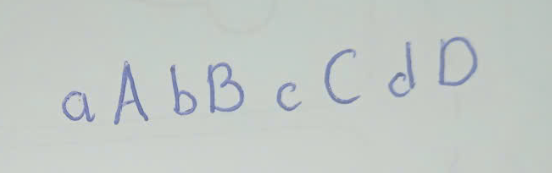
#> input picture demos/handwritten-digits-knn/data/my_samples/eight-characters.png, 552 x 173 px
$ python -i contrast_experiment.py   (imports and definitions only)
#> lines starting #> are read from the running program, lines starting #| are printed output that depends on the picture; after the words box and inside, x2 and y2 are one past the last pixel; in counts of white or black regions, pixels touching at a corner belong together
### demos/handwritten-digits-knn/preprocessing.py
"""Chuẩn hóa ảnh EMNIST và ảnh ký tự do người dùng cung cấp."""

from pathlib import Path

import numpy as np
from PIL import Image, UnidentifiedImageError

from config import IMAGE_HEIGHT, IMAGE_WIDTH


def load_grayscale_image(image_path: Path) -> np.ndarray:
    """Đọc ảnh, ghép alpha lên nền trắng và trả mảng grayscale uint8."""
    try:
        with Image.open(image_path) as source:
            if "A" in source.getbands():
                rgba = source.convert("RGBA")
                white_background = Image.new("RGBA", rgba.size, (255, 255, 255, 255))
                grayscale = Image.alpha_composite(white_background, rgba).convert("L")
            else:
                grayscale = source.convert("L")
    except (OSError, UnidentifiedImageError) as error:
        raise ValueError(f"Không thể đọc ảnh ký tự '{image_path}': {error}") from error
    pixels = np.asarray(grayscale, dtype=np.uint8)
    if pixels.ndim != 2 or not pixels.size:
        raise ValueError("Ảnh đầu vào không có pixel.")
    return pixels


# [43 lines left out: functions orient_emnist_images, grayscale_images_to_vectors, dataset_images_to_vectors, dataset_images_to_canonical, not called in this run]


def preprocess_character_image(image_path: Path) -> tuple[np.ndarray, np.ndarray]:
    """Chuẩn hóa một ký tự để có cùng chiều và biểu diễn pixel như EMNIST."""
    return preprocess_character_image_array(load_grayscale_image(image_path))


# [126 lines left out: functions preprocess_character_image_array, normalize_glyph, preprocess_character_image_array_legacy, not called in this run]

### demos/handwritten-digits-knn/line_recognition.py
"""Tách và nhận diện ký tự trên một dòng bằng xử lý ảnh truyền thống."""

from __future__ import annotations

import csv
from dataclasses import dataclass
from pathlib import Path

import numpy as np
from PIL import Image, ImageDraw, ImageFilter

from knn import ManualKNN
from preprocessing import load_grayscale_image, preprocess_character_image_array


@dataclass(frozen=True)
class LineRecognitionResult:
    """Kết quả một dòng cùng các khung ký tự theo thứ tự đọc."""

    text: str
    boxes: tuple[tuple[int, int, int, int], ...]
    region_predictions: tuple[str, ...] = ()


def _remove_horizontal_rules(mask: np.ndarray) -> np.ndarray:
    cleaned = mask.copy()
    minimum_run = max(24, int(mask.shape[1] * 0.6))
    row_runs: dict[int, list[tuple[int, int]]] = {}
    for row_index, row in enumerate(mask):
        if int(row.sum()) < max(18, int(mask.shape[1] * 0.25)):
            continue
        padded = np.pad(row.astype(np.int8), (1, 1))
        changes = np.diff(padded)
        starts = np.flatnonzero(changes == 1)
        ends = np.flatnonzero(changes == -1)
        long_runs = [
            (int(start), int(end))
            for start, end in zip(starts, ends)
            if end - start >= minimum_run
        ]
        if long_runs:
            row_runs[row_index] = long_runs

    candidate_rows = sorted(row_runs)
    groups: list[list[int]] = []
    for row_index in candidate_rows:
        if not groups or row_index > groups[-1][-1] + 1:
            groups.append([row_index])
        else:
            groups[-1].append(row_index)

    for group in groups:
        if len(group) > 2:
            continue
        for row_index in group:
            for start, end in row_runs[row_index]:
                cleaned[row_index, start:end] = False
    return cleaned


def _remove_repeated_edge_artifacts(mask: np.ndarray) -> np.ndarray:
    """Bỏ các vạch mảnh lặp sát mép; giữ nguyên nét đơn lẻ chưa rõ là nhiễu."""
    height, width = mask.shape
    edge_band = max(4, int(width * 0.02))
    maximum_stroke_width = max(2, int(np.ceil(width * 0.01)))
    minimum_stroke_height = max(4, int(height * 0.03))
    maximum_stroke_height = max(minimum_stroke_height, int(height * 0.15))
    maximum_x_difference = max(2, int(width * 0.005))
    candidates: dict[str, list[tuple[int, int, int, int, int]]] = {
        "left": [],
        "right": [],
    }

    for component in _connected_components(mask):
        x0, y0, x1, y1, _ = component
        component_width = x1 - x0
        component_height = y1 - y0
        if not (
            component_width <= maximum_stroke_width
            and minimum_stroke_height <= component_height <= maximum_stroke_height
        ):
            continue
        if x0 <= edge_band:
            candidates["left"].append(component)
        elif width - x1 <= edge_band:
            candidates["right"].append(component)

    removed: list[tuple[int, int, int, int, int]] = []
    for side, components in candidates.items():
        components.sort(key=lambda item: (item[0], item[1]))
        groups: list[list[tuple[int, int, int, int, int]]] = []
        for component in components:
            x_center = (component[0] + component[2]) / 2
            if not groups or abs(
                x_center
                - (groups[-1][-1][0] + groups[-1][-1][2]) / 2
            ) > maximum_x_difference:
                groups.append([component])
            else:
                groups[-1].append(component)

        for group in groups:
            y_positions = [component[1] for component in group]
            y_ends = [component[3] for component in group]
            repeated_over_line = (
                len(group) >= 4
                and max(y_ends) - min(y_positions) >= height * 0.25
            )
            if repeated_over_line:
                removed.extend(group)

    cleaned = mask.copy()
    for x0, y0, x1, y1, _ in removed:
        cleaned[y0:y1, x0:x1] = False
    return cleaned


def _otsu_threshold(image: np.ndarray) -> int:
    histogram = np.bincount(image.ravel(), minlength=256).astype(np.float64)
    total = image.size
    weighted_total = float(np.dot(np.arange(256), histogram))
    background_weight = 0.0
    background_sum = 0.0
    best_variance = -1.0
    threshold = 0
    for value in range(256):
        background_weight += histogram[value]
        if background_weight == 0:
            continue
        foreground_weight = total - background_weight
        if foreground_weight == 0:
            break
        background_sum += value * histogram[value]
        mean_background = background_sum / background_weight
        mean_foreground = (weighted_total - background_sum) / foreground_weight
        variance = background_weight * foreground_weight * (
            mean_background - mean_foreground
        ) ** 2
        if variance > best_variance:
            best_variance = variance
            threshold = value
    return threshold


def _foreground_mask(image: np.ndarray) -> np.ndarray:
    border = np.concatenate((image[0], image[-1], image[:, 0], image[:, -1]))
    contrast = 255 - image if float(np.median(border)) > 127 else image.copy()
    background_radius = max(3.0, min(image.shape) * 0.04)
    background = np.asarray(
        Image.fromarray(contrast).filter(
            ImageFilter.GaussianBlur(radius=background_radius)
        ),
        dtype=np.int16,
    )
    foreground_intensity = contrast.astype(np.int16) - background
    if int(foreground_intensity.max()) <= 8:
        return np.zeros_like(image, dtype=bool)

    corrected = np.clip(
        foreground_intensity + int(np.median(background)), 0, 255
    ).astype(np.uint8)
    threshold = max(8, _otsu_threshold(corrected))
    mask = _remove_horizontal_rules(corrected > threshold)
    return _remove_repeated_edge_artifacts(mask)


def _connected_components(mask: np.ndarray) -> list[tuple[int, int, int, int, int]]:
    height, width = mask.shape
    visited = np.zeros_like(mask, dtype=bool)
    components: list[tuple[int, int, int, int, int]] = []
    min_area = max(2, int(mask.size * 0.00002))

    for start_y, start_x in zip(*np.where(mask & ~visited)):
        if visited[start_y, start_x]:
            continue
        stack = [(int(start_y), int(start_x))]
        visited[start_y, start_x] = True
        min_x = max_x = int(start_x)
        min_y = max_y = int(start_y)
        area = 0
        while stack:
            y, x = stack.pop()
            area += 1
            min_x = min(min_x, x)
            max_x = max(max_x, x)
            min_y = min(min_y, y)
            max_y = max(max_y, y)
            for neighbor_y in range(max(0, y - 1), min(height, y + 2)):
                for neighbor_x in range(max(0, x - 1), min(width, x + 2)):
                    if mask[neighbor_y, neighbor_x] and not visited[neighbor_y, neighbor_x]:
                        visited[neighbor_y, neighbor_x] = True
                        stack.append((neighbor_y, neighbor_x))
        if area >= min_area:
            components.append((min_x, min_y, max_x + 1, max_y + 1, area))
    return components


def _merge_detached_dots(
    components: list[tuple[int, int, int, int, int]],
) -> list[tuple[int, int, int, int]]:
    if len(components) < 2:
        return [component[:4] for component in components]

    heights = np.asarray([y1 - y0 for _, y0, _, y1, _ in components])
    areas = np.asarray([area for _, _, _, _, area in components])
    initial_height = float(np.median(heights))
    initial_area = float(np.median(areas))
    body_indices = [
        index
        for index, (height, area) in enumerate(zip(heights, areas))
        if height >= initial_height * 0.5 and area >= initial_area * 0.2
    ]
    if not body_indices:
        body_indices = list(range(len(components)))
    median_height = float(np.median(heights[body_indices]))
    median_area = float(np.median(areas[body_indices]))
    merged_components = [list(component[:4]) for component in components]
    consumed: set[int] = set()

    for dot_index, (x0, y0, x1, y1, area) in enumerate(components):
        dot_width = x1 - x0
        dot_height = y1 - y0
        if dot_height > median_height * 0.45 or area > median_area * 0.35:
            continue
        candidates: list[tuple[float, int]] = []
        dot_center = (x0 + x1) / 2
        for body_index, (body_x0, body_y0, body_x1, body_y1, body_area) in enumerate(
            components
        ):
            if body_index == dot_index or body_index in consumed or body_y0 < y1:
                continue
            body_height = body_y1 - body_y0
            if body_height < median_height * 0.55 or body_area <= area:
                continue
            gap = body_y0 - y1
            body_center = (body_x0 + body_x1) / 2
            horizontal_distance = abs(dot_center - body_center)
            if gap > median_height * 0.8:
                continue
            if horizontal_distance > max(dot_width, body_x1 - body_x0) * 0.75 + 1:
                continue
            candidates.append((gap + horizontal_distance, body_index))
        if candidates:
            _, body_index = min(candidates)
            body = merged_components[body_index]
            body[0] = min(body[0], x0)
            body[1] = min(body[1], y0)
            body[2] = max(body[2], x1)
            body[3] = max(body[3], y1)
            consumed.add(dot_index)

    kept: list[tuple[int, int, int, int]] = []
    for index, component in enumerate(merged_components):
        if index in consumed:
            continue
        x0, y0, x1, y1 = component
        height = y1 - y0
        width = x1 - x0
        area = components[index][4]
        is_speck = (
            area <= max(4, median_area * 0.025)
            and height <= median_height * 0.18
            and width <= median_height * 0.18
        )
        could_be_detached_dot = any(
            body_index != index
            and components[body_index][1] >= y1
            and components[body_index][3] - components[body_index][1]
            >= median_height * 0.55
            and components[body_index][1] - y1 <= median_height * 1.2
            and abs(
                (x0 + x1) / 2
                - (components[body_index][0] + components[body_index][2]) / 2
            )
            <= max(width, components[body_index][2] - components[body_index][0])
            for body_index in body_indices
        )
        if not is_speck or could_be_detached_dot:
            kept.append(tuple(component))
    return kept


def _split_at_clear_valleys(
    mask: np.ndarray,
    boxes: list[tuple[int, int, int, int]],
) -> list[tuple[int, int, int, int]]:
    if not boxes:
        return boxes
    median_height = float(np.median([y1 - y0 for _, y0, _, y1 in boxes]))
    median_width = (
        float(np.median([x1 - x0 for x0, _, x1, _ in boxes]))
        if len(boxes) > 1
        else median_height * 0.75
    )
    split_boxes: list[tuple[int, int, int, int]] = []
    for x0, y0, x1, y1 in boxes:
        width = x1 - x0
        height = y1 - y0
        if width < median_width * 1.5 or width < height * 1.05:
            split_boxes.append((x0, y0, x1, y1))
            continue
        projection = mask[y0:y1, x0:x1].sum(axis=0)
        lower = max(1, int(height * 0.12))
        upper = max(lower + 1, int(height * 0.35))
        candidates = np.arange(lower, max(lower + 1, width - upper))
        if candidates.size == 0:
            split_boxes.append((x0, y0, x1, y1))
            continue
        valley = int(candidates[np.argmin(projection[candidates])])
        valley_limit = max(1, int(height * 0.1))
        if projection[valley] > valley_limit:
            split_boxes.append((x0, y0, x1, y1))
            continue
        if projection[:valley].sum() < mask[y0:y1, x0:x1].sum() * 0.15:
            split_boxes.append((x0, y0, x1, y1))
            continue
        if projection[valley + 1 :].sum() < mask[y0:y1, x0:x1].sum() * 0.15:
            split_boxes.append((x0, y0, x1, y1))
            continue
        split_boxes.extend(
            ((x0, y0, x0 + valley, y1), (x0 + valley, y0, x1, y1))
        )
    return split_boxes


def _analyze_line(
    image: np.ndarray,
) -> tuple[np.ndarray, tuple[tuple[int, int, int, int], ...]]:
    if image.ndim != 2 or image.size == 0:
        raise ValueError("Ảnh dòng phải là mảng grayscale 2D không rỗng.")
    mask = _foreground_mask(image)
    components = _connected_components(mask)
    boxes = _merge_detached_dots(components)
    boxes = _split_at_clear_valleys(mask, boxes)
    return mask, tuple(sorted(boxes, key=lambda box: (box[0], box[1])))


def segment_line(image: np.ndarray) -> tuple[tuple[int, int, int, int], ...]:
    """Tìm bounding boxes ký tự, theo tọa độ ảnh và thứ tự trái sang phải."""
    _, boxes = _analyze_line(image)
    return boxes


# [119 lines left out: functions _padded_crop, crop_line_regions, save_segmentation_debug, recognize_line, not called in this run]

### demos/handwritten-digits-knn/results/eight-characters-diagnosis/contrast_experiment.py
"""Compare current glyph vectors with per-glyph peak normalization."""

from __future__ import annotations

import csv
import json
import sys
from pathlib import Path

import numpy as np
from PIL import Image, ImageDraw

DEMO_DIR = Path(__file__).resolve().parents[2]
sys.path.insert(0, str(DEMO_DIR))

from app import load_demo_model
from config import DATA_DIR
from line_recognition import _padded_crop, load_grayscale_image, segment_line
from preprocessing import preprocess_character_image_array


IMAGE_PATH = DEMO_DIR / "data" / "my_samples" / "eight-characters.png"
OUTPUT_DIR = Path(__file__).resolve().parent / "contrast-experiment"
EXPECTED = "aAbBcCdD"
K = 9


def _class_id_for_character(mapping: dict[int, str], character: str) -> int:
    return next(class_id for class_id, value in mapping.items() if value == character)


# [21 lines left out: functions _diagnose_variant, _expected_class_rank, not called in this run]


def main() -> None:
    OUTPUT_DIR.mkdir(parents=True, exist_ok=True)
    image = load_grayscale_image(IMAGE_PATH)
#> in load_grayscale_image, source is the input picture: PIL image 552x173 RGBA; mean R, G, B, A 194.6, 201, 197.4, 255
#> in load_grayscale_image, `grayscale = Image.alpha_composite(white_background, rgba).convert("L")`:
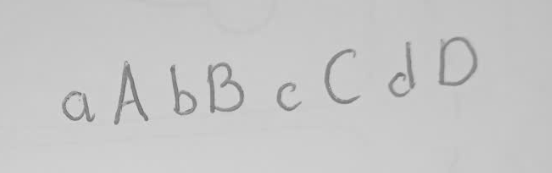
#> grayscale: PIL image 552x173 L; min 110, max 214, mean 198.8
    boxes = segment_line(image)
#> in _foreground_mask, `border = np.concatenate((image[0], image[-1], image[:, 0], image[:, -1..`: border = 1450 values, max 209 at index 650, min 191 at index 139, mean 200.1
#> in _foreground_mask, `contrast = 255 - image if float(np.median(border)) > 127 else image.co..`:
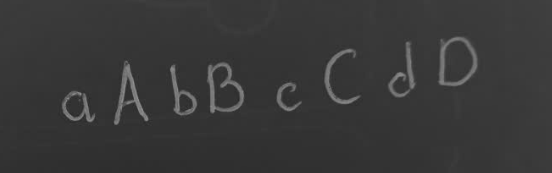
#> contrast: shape (173, 552); min 41, max 145, mean 56.2
#> in _foreground_mask, `background = np.asarray( Image.fromarray(contrast).filter( ImageFilter..`:
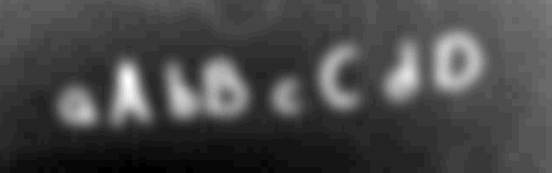
#> background: shape (173, 552) int16; min 46, max 82, mean 56.2; drawn with min black and max white
#> in _foreground_mask, `foreground_intensity = contrast.astype(np.int16) - background`:
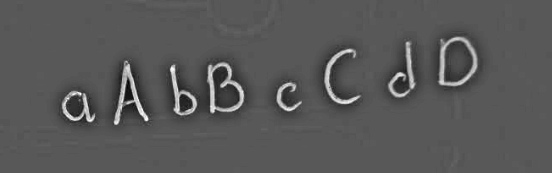
#> foreground_intensity: shape (173, 552) int16; min -39, max 74, mean 0; drawn with min black and max white
#> in _otsu_threshold, `histogram = np.bincount(image.ravel(), minlength=256).astype(np.float64)`: histogram = 256 values, max 59146 at index 56, min 0 at index 0, mean 373
#> in _otsu_threshold, `weighted_total = float(np.dot(np.arange(256), histogram))`: weighted_total = 5348913
#> the loop in _otsu_threshold, `for value in range(256):` made 131 passes
#> (background_weight, foreground_weight, background_sum, mean_background, mean_foreground, variance, best_variance) on passes 18, 20, 21, 23: (1, 95495, 17, 17, 56.01, 145339637.5, 145339637.5), (2, 95494, 36, 18, 56.01, 275971078.8, 275971078.8), (4, 95492, 76, 19, 56.01, 523294621.2, 523294621.2), (6, 95490, 120, 20, 56.01, 743114851, 743114851)
#> after the loop in _otsu_threshold, `for value in range(256):`: background_sum = 5348523; background_weight = 95496; best_variance = 6e+11; threshold = 76
#> in _remove_horizontal_rules, `cleaned = mask.copy()`:
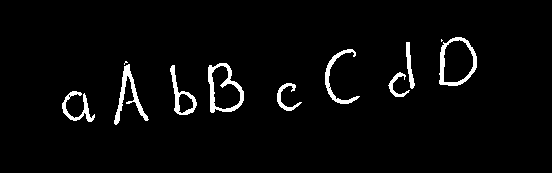
#> cleaned: shape (173, 552) bool; 3.4% white; 11 white regions (2 under 20 px), largest, box (x1, y1, x2, y2) and area: (208, 63, 244, 113) 576, (439, 37, 477, 86) 509, (114, 64, 149, 125) 508
#> after the loop in _remove_horizontal_rules, `for row_index, row in enumerate(mask):`: row_runs = 0 items
#> in _remove_horizontal_rules, `candidate_rows = sorted(row_runs)`: candidate_rows = []
#> in _connected_components, `height, width = mask.shape`: height = 173; width = 552
#> in _connected_components, `min_area = max(2, int(mask.size * 0.00002))`: min_area = 2
#> the loop in _remove_repeated_edge_artifacts, `for component in _connected_components(mask):` made 11 passes
#> (component, x0, y0, x1, y1, component_width, component_height) on passes 1 to 8: ((439, 37, 477, 86, 509), 439, 37, 477, 86, 38, 49), ((441, 39, 443, 42, 4), 441, 39, 443, 42, 2, 3), ((406, 42, 415, 89, 195), 406, 42, 415, 89, 9, 47), ((325, 49, 360, 104, 381), 325, 49, 360, 104, 35, 55), ((124, 61, 128, 65, 7), 124, 61, 128, 65, 4, 4), ((208, 63, 244, 113, 576), 208, 63, 244, 113, 36, 50), ((114, 64, 149, 125, 508), 114, 64, 149, 125, 35, 61), ((170, 65, 197, 115, 359), 170, 65, 197, 115, 27, 50)
#> after the loop in _remove_repeated_edge_artifacts, `for side, components in candidates.items():`: removed = []
#> the loop in _connected_components (call 2), `for start_y, start_x in zip(*np.where(mask & ~visited)):` made 3242 passes
#> (start_y, start_x) on passes 2 to 4: (37, 456), (37, 457), (37, 458)
#> in _analyze_line, `components = _connected_components(mask)`: components = 11 items, first 6: (439, 37, 477, 86, 509), (441, 39, 443, 42, 4), (406, 42, 415, 89, 195), (325, 49, 360, 104, 381), (124, 61, 128, 65, 7), (208, 63, 244, 113, 576)
#> in _merge_detached_dots, `heights = np.asarray([y1 - y0 for _, y0, _, y1, _ in components])`: heights = [49, 3, 47, 55, 4, 50, 61, 50, 25, 28, 31]
#> in _merge_detached_dots, `areas = np.asarray([area for _, _, _, _, area in components])`: areas = [509, 4, 195, 381, 7, 576, 508, 359, 165, 211, 327]
#> in _merge_detached_dots, `initial_height = float(np.median(heights))`: initial_height = 47
#> in _merge_detached_dots, `initial_area = float(np.median(areas))`: initial_area = 327
#> in _merge_detached_dots, `body_indices = [ index for index, (height, area) in enumerate(zip(heig..`: body_indices = [0, 2, 3, 5, 6, 7, 8, 9, 10]
#> in _merge_detached_dots, `median_height = float(np.median(heights[body_indices]))`: median_height = 49
#> in _merge_detached_dots, `median_area = float(np.median(areas[body_indices]))`: median_area = 359
#> in _merge_detached_dots, `merged_components = [list(component[:4]) for component in components]`: merged_components = [[439, 37, 477, 86], [441, 39, 443, 42], [406, 42, 415, 89], [325, 49, 360, 104], [124, 61, 128, 65], [208, 63, 244, 113], [114, 64, 149, 125], [170, 65, 197, 115], [388, 72, 410, 97], [277, 83, 302, 111], [62, 91, 95, 122]]
#> the loop in _merge_detached_dots, `for dot_index, (x0, y0, x1, y1, area) in enumerate(components):` made 11 passes
#> (x0, y0, x1, y1, area, dot_width, dot_height) on passes 1, 3, 4, 6, 7, 8, 9, 10: (439, 37, 477, 86, 509, 38, 49), (406, 42, 415, 89, 195, 9, 47), (325, 49, 360, 104, 381, 35, 55), (208, 63, 244, 113, 576, 36, 50), (114, 64, 149, 125, 508, 35, 61), (170, 65, 197, 115, 359, 27, 50), (388, 72, 410, 97, 165, 22, 25), (277, 83, 302, 111, 211, 25, 28)
#> after the loop in _merge_detached_dots, `for dot_index, (x0, y0, x1, y1, area) in enumerate(components):`: consumed = 0 items
#> the loop in _merge_detached_dots, `for index, component in enumerate(merged_components):` made 11 passes
#> (x0, y0, x1, y1, height, width, area, is_speck) on passes 1, 3, 4, 6, 7, 8, 9: (439, 37, 477, 86, 49, 38, 509, False), (406, 42, 415, 89, 47, 9, 195, False), (325, 49, 360, 104, 55, 35, 381, False), (208, 63, 244, 113, 50, 36, 576, False), (114, 64, 149, 125, 61, 35, 508, False), (170, 65, 197, 115, 50, 27, 359, False), (388, 72, 410, 97, 25, 22, 165, False)
#> the loop in _split_at_clear_valleys, `for x0, y0, x1, y1 in boxes:` made 9 passes
    if len(boxes) != len(EXPECTED):
#> (the run stopped early here; a loop or call above may not have finished)
